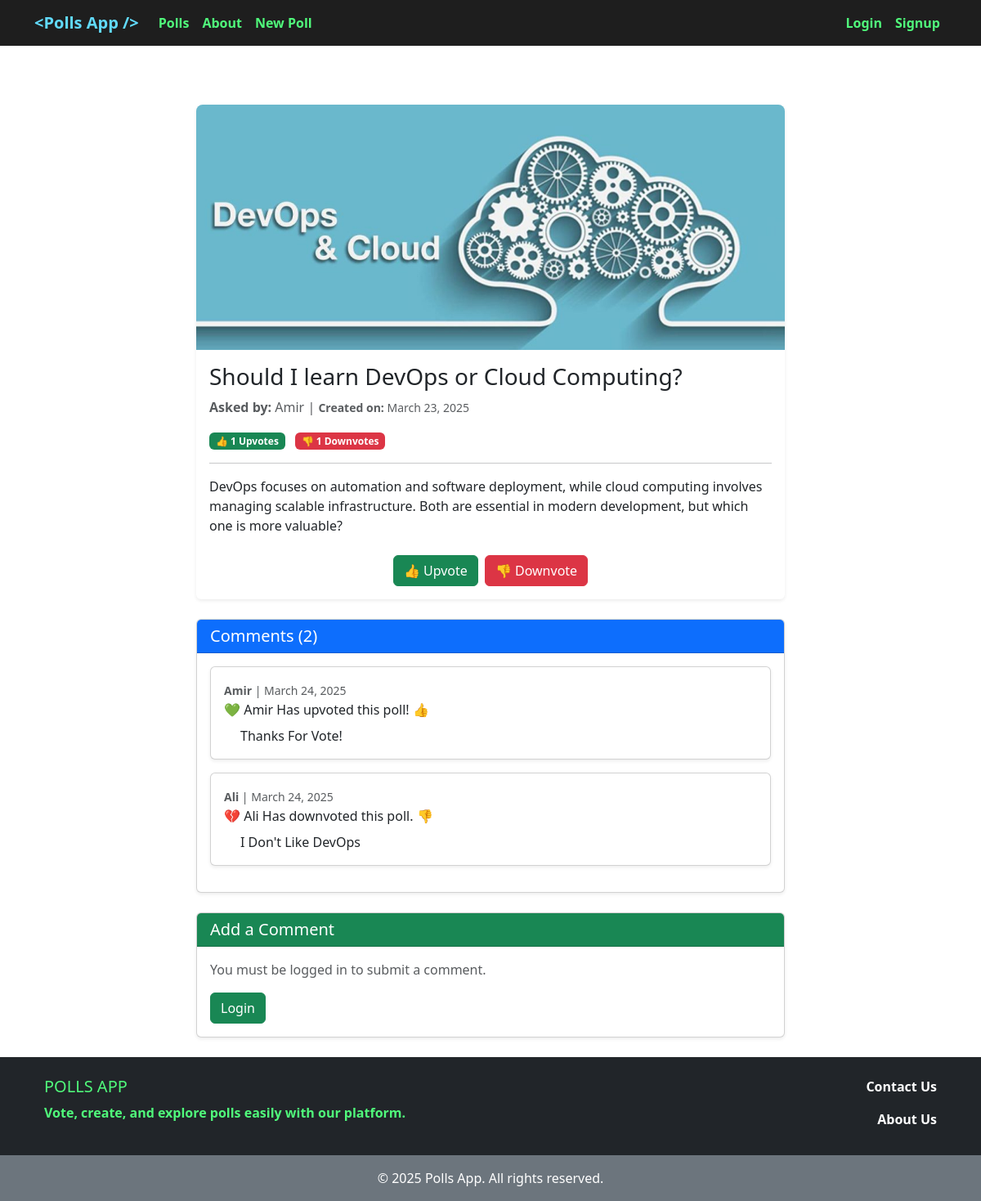
The app's page /poll/26/ with its own data.
### polls/models.py (models this page shows, shortened)
class Poll(models.Model):
    question = models.CharField(max_length=700)
    user = models.ForeignKey(get_user_model(), on_delete=models.CASCADE)
    description = models.TextField(blank=True)
    cover = models.ImageField(upload_to='covers/', blank=True)
    up_vote = models.PositiveIntegerField(default=0)
    down_vote = models.PositiveIntegerField(default=0)
    upvoted_by = models.ManyToManyField(get_user_model(), related_name='upvoted_polls', blank=True)
    downvoted_by = models.ManyToManyField(get_user_model(), related_name='downvoted_polls', blank=True)
    datetime_created = models.DateTimeField(auto_now_add=True)
    datetime_modified = models.DateTimeField(auto_now=True)

class Comment(models.Model):
    poll = models.ForeignKey('Poll', related_name='comments', on_delete=models.CASCADE)
    user = models.ForeignKey(get_user_model(), on_delete=models.CASCADE)
    body = models.TextField()
    is_active = models.BooleanField(default=True)
    datetime_created = models.DateTimeField(auto_now_add=True)
    datetime_modified = models.DateTimeField(auto_now=True)
    def has_upvoted(self):
        return self.poll.upvoted_by.filter(id=self.user.id).exists()
    def has_downvoted(self):
        return self.poll.downvoted_by.filter(id=self.user.id).exists()

### accounts/models.py (models this page shows)
class CustomUser(AbstractUser):
    ROLE_CHOICES = [
        ('M', 'Manager'),
        ('E', 'Employee'),
        ('S', 'Student'),
        ('O', 'Other'),
    ]
    role = models.CharField(choices=ROLE_CHOICES, max_length=1, default=ROLE_CHOICES[3][0])

### polls/views.py (the view)
# urls.py: path('poll/<int:pk>/', poll_detail_view, name='poll_detail'),
def poll_detail_view(request, pk):
    poll = get_object_or_404(Poll, pk=pk)
    comments = poll.comments.all()
    if request.method == "POST":
        comment_form = CommentForm(request.POST)
        if comment_form.is_valid():
            new_comment = comment_form.save(commit=False)
            new_comment.poll = poll
            new_comment.user = request.user
            new_comment.save()
            comment_form = CommentForm()
    else:
        comment_form = CommentForm()
    return render(request, 'polls/poll_detail.html', context={
        'poll': poll,
        'comments': comments,
        'comment_form': comment_form,
    })

### polls/templates/polls/poll_detail.html (shortened to what this page needs)
{% extends '_base.html' %}
{% load crispy_forms_tags %}
{% block content %}
    <div class="container mt-5">
        <div class="row justify-content-center">
            <div class="col-lg-8 col-md-10 col-sm-12">
                <div class="card shadow-sm border-0 rounded">
                    {% if poll.cover %}
                        <img src="{{ poll.cover.url }}" class="card-img-top img-fluid" alt="Poll Image">
                    {% else %}
                        <img src="https://placehold.co/800x300" class="card-img-top img-fluid"
                             alt="Poll image for {{ poll.question }}">
                    {% endif %}
                    <div class="card-body">
                        <h3 class="card-title">{{ poll.question }}</h3>
                        <p class="text-muted">
                            <strong>Asked by:</strong> {{ poll.user|capfirst }} |
                            <small><strong>Created on:</strong> {{ poll.datetime_created|date:"F d, Y" }}</small>
                        </p>
                        <div class="d-flex justify-content-between align-items-center mt-3">
                            <div>
                                <span class="badge bg-success">👍 {{ poll.up_vote }} Upvotes</span>
                                <span class="badge bg-danger ms-2">👎 {{ poll.down_vote }} Downvotes</span>
                            </div>
                        </div>
                        <hr>
                        <p>{{ poll.description|linebreaksbr }}</p>
                        <div class="mt-4 d-flex justify-content-center">
                            <div class="btn-group">
                                <form action="{% url 'poll_vote' poll.id %}" method="post">
                                    <button type="submit" class="btn btn-success">👍 Upvote</button>
                                </form>
                                <form action="{% url 'poll_down_vote' poll.id %}" method="post" class="ms-2">
                                    <button type="submit" class="btn btn-danger">👎 Downvote</button>
                                </form>
                            </div>
                        </div>
                    </div>
                </div>
                <div class="card mt-4 shadow-sm">
                    <div class="card-header bg-primary text-white">
                        <h5 class="mb-0">Comments ({{ comments|length }})</h5>
                    </div>
                    <div class="card-body">
                        {% if comments %}
                            {% for comment in comments %}
                                <div class="card mb-3 shadow-sm">
                                    <div class="card-body">
                                        <small class="text-muted">
                                            <strong>{{ comment.user|capfirst }}</strong> |
                                            {{ comment.datetime_created|date:"F d, Y" }}
                                        </small>
                                        <p>
                                            {% if comment.has_upvoted %}
                                                💚 {{ comment.user|capfirst }} Has upvoted this poll! 👍
                                            {% elif comment.has_downvoted %}
                                                💔 {{ comment.user|capfirst }} Has downvoted this poll. 👎
                                            {% else %}
                                                🤷‍♂️ {{ comment.user|capfirst }} Has not voted on this poll yet.
                                            {% endif %}
                                        </p>
                                        <p class="comment-text mt-2">{{ comment.body }}</p>
                                    </div>
                                </div>
                            {% endfor %}
                        {% else %}
                            <p class="text-muted">No comments yet.</p>
                        {% endif %}
                    </div>
                </div>
                <div class="card mt-4 shadow-sm">
                    <div class="card-header bg-success text-white">
                        <h5 class="mb-0">Add a Comment</h5>
                    </div>
                    <div class="card-body">
                        {% if user.is_authenticated %}
                            <form method="POST">
                                {% csrf_token %}
                                {{ comment_form|crispy }}
                                <button type="submit" class="btn btn-success mt-3">Submit Comment</button>
                            </form>
                        {% else %}
                            <p class="text-muted">You must be logged in to submit a comment.</p>
                            <a href="{% url 'account_login' %}" class="btn btn-success mt-3">Login</a>
                        {% endif %}
                    </div>
                </div>
            </div>
        </div>
    </div>
{% endblock content %}

### templates/_base.html (style rules this page uses)
html, body { height: 100%; margin: 0; display: flex; flex-direction: column; }

### polls/templates/polls/poll_detail.html (style rules this page uses)
.card-img-top { width: 100%; height: 300px; object-fit: cover; background-color: #f8f9fa; border-top-left-radius: 8px; border-top-right-radius: 8px; }
.comment-text { margin-left: 20px; white-space: pre-line; }
.card-body p { margin-bottom: 0; }

### records on screen
Poll: cover (picture), question "Should I learn DevOps or Cloud Computing?", user "Amir", datetime_created "March 23, 2025", up_vote "1", down_vote "1", description "DevOps focuses on automation and software deployment, while cloud computing involves managing scalable infrastructure. Both are essential in modern development, but which one is more valuable?"
Comment: user "Amir", datetime_created "March 24, 2025", body "Thanks For Vote!"
Comment: user "Ali", datetime_created "March 24, 2025", body "I Don't Like DevOps"

### other values on screen
{{ comments|length }} "2"
